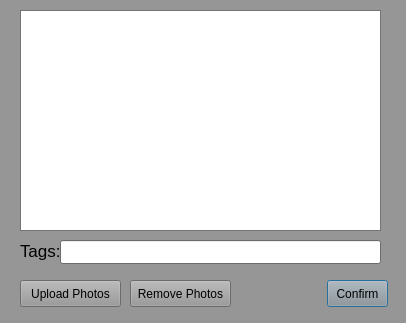
<?xml version="1.0" encoding="UTF-8"?>
<ui version="4.0">
 <class>edit</class>
 <widget class="QDialog" name="edit">
  <property name="geometry">
   <rect>
    <x>0</x>
    <y>0</y>
    <width>406</width>
    <height>323</height>
   </rect>
  </property>
  <property name="palette">
   <palette>
    <active>
     <colorrole role="WindowText">
      <brush brushstyle="SolidPattern">
       <color alpha="255">
        <red>0</red>
        <green>0</green>
        <blue>0</blue>
       </color>
      </brush>
     </colorrole>
     <colorrole role="Button">
      <brush brushstyle="SolidPattern">
       <color alpha="255">
        <red>151</red>
        <green>150</green>
        <blue>150</blue>
       </color>
      </brush>
     </colorrole>
     <colorrole role="Light">
      <brush brushstyle="SolidPattern">
       <color alpha="255">
        <red>227</red>
        <green>225</green>
        <blue>225</blue>
       </color>
      </brush>
     </colorrole>
     <colorrole role="Midlight">
      <brush brushstyle="SolidPattern">
       <color alpha="255">
        <red>189</red>
        <green>187</green>
        <blue>187</blue>
       </color>
      </brush>
     </colorrole>
     <colorrole role="Dark">
      <brush brushstyle="SolidPattern">
       <color alpha="255">
        <red>75</red>
        <green>75</green>
        <blue>75</blue>
       </color>
      </brush>
     </colorrole>
     <colorrole role="Mid">
      <brush brushstyle="SolidPattern">
       <color alpha="255">
        <red>101</red>
        <green>100</green>
        <blue>100</blue>
       </color>
      </brush>
     </colorrole>
     <colorrole role="Text">
      <brush brushstyle="SolidPattern">
       <color alpha="255">
        <red>0</red>
        <green>0</green>
        <blue>0</blue>
       </color>
      </brush>
     </colorrole>
     <colorrole role="BrightText">
      <brush brushstyle="SolidPattern">
       <color alpha="255">
        <red>255</red>
        <green>255</green>
        <blue>255</blue>
       </color>
      </brush>
     </colorrole>
     <colorrole role="ButtonText">
      <brush brushstyle="SolidPattern">
       <color alpha="255">
        <red>0</red>
        <green>0</green>
        <blue>0</blue>
       </color>
      </brush>
     </colorrole>
     <colorrole role="Base">
      <brush brushstyle="SolidPattern">
       <color alpha="255">
        <red>255</red>
        <green>255</green>
        <blue>255</blue>
       </color>
      </brush>
     </colorrole>
     <colorrole role="Window">
      <brush brushstyle="SolidPattern">
       <color alpha="255">
        <red>151</red>
        <green>150</green>
        <blue>150</blue>
       </color>
      </brush>
     </colorrole>
     <colorrole role="Shadow">
      <brush brushstyle="SolidPattern">
       <color alpha="255">
        <red>0</red>
        <green>0</green>
        <blue>0</blue>
       </color>
      </brush>
     </colorrole>
     <colorrole role="AlternateBase">
      <brush brushstyle="SolidPattern">
       <color alpha="255">
        <red>203</red>
        <green>202</green>
        <blue>202</blue>
       </color>
      </brush>
     </colorrole>
     <colorrole role="ToolTipBase">
      <brush brushstyle="SolidPattern">
       <color alpha="255">
        <red>255</red>
        <green>255</green>
        <blue>220</blue>
       </color>
      </brush>
     </colorrole>
     <colorrole role="ToolTipText">
      <brush brushstyle="SolidPattern">
       <color alpha="255">
        <red>0</red>
        <green>0</green>
        <blue>0</blue>
       </color>
      </brush>
     </colorrole>
    </active>
    <inactive>
     <colorrole role="WindowText">
      <brush brushstyle="SolidPattern">
       <color alpha="255">
        <red>0</red>
        <green>0</green>
        <blue>0</blue>
       </color>
      </brush>
     </colorrole>
     <colorrole role="Button">
      <brush brushstyle="SolidPattern">
       <color alpha="255">
        <red>151</red>
        <green>150</green>
        <blue>150</blue>
       </color>
      </brush>
     </colorrole>
     <colorrole role="Light">
      <brush brushstyle="SolidPattern">
       <color alpha="255">
        <red>227</red>
        <green>225</green>
        <blue>225</blue>
       </color>
      </brush>
     </colorrole>
     <colorrole role="Midlight">
      <brush brushstyle="SolidPattern">
       <color alpha="255">
        <red>189</red>
        <green>187</green>
        <blue>187</blue>
       </color>
      </brush>
     </colorrole>
     <colorrole role="Dark">
      <brush brushstyle="SolidPattern">
       <color alpha="255">
        <red>75</red>
        <green>75</green>
        <blue>75</blue>
       </color>
      </brush>
     </colorrole>
     <colorrole role="Mid">
      <brush brushstyle="SolidPattern">
       <color alpha="255">
        <red>101</red>
        <green>100</green>
        <blue>100</blue>
       </color>
      </brush>
     </colorrole>
     <colorrole role="Text">
      <brush brushstyle="SolidPattern">
       <color alpha="255">
        <red>0</red>
        <green>0</green>
        <blue>0</blue>
       </color>
      </brush>
     </colorrole>
     <colorrole role="BrightText">
      <brush brushstyle="SolidPattern">
       <color alpha="255">
        <red>255</red>
        <green>255</green>
        <blue>255</blue>
       </color>
      </brush>
     </colorrole>
     <colorrole role="ButtonText">
      <brush brushstyle="SolidPattern">
       <color alpha="255">
        <red>0</red>
        <green>0</green>
        <blue>0</blue>
       </color>
      </brush>
     </colorrole>
     <colorrole role="Base">
      <brush brushstyle="SolidPattern">
       <color alpha="255">
        <red>255</red>
        <green>255</green>
        <blue>255</blue>
       </color>
      </brush>
     </colorrole>
     <colorrole role="Window">
      <brush brushstyle="SolidPattern">
       <color alpha="255">
        <red>151</red>
        <green>150</green>
        <blue>150</blue>
       </color>
      </brush>
     </colorrole>
     <colorrole role="Shadow">
      <brush brushstyle="SolidPattern">
       <color alpha="255">
        <red>0</red>
        <green>0</green>
        <blue>0</blue>
       </color>
      </brush>
     </colorrole>
     <colorrole role="AlternateBase">
      <brush brushstyle="SolidPattern">
       <color alpha="255">
        <red>203</red>
        <green>202</green>
        <blue>202</blue>
       </color>
      </brush>
     </colorrole>
     <colorrole role="ToolTipBase">
      <brush brushstyle="SolidPattern">
       <color alpha="255">
        <red>255</red>
        <green>255</green>
        <blue>220</blue>
       </color>
      </brush>
     </colorrole>
     <colorrole role="ToolTipText">
      <brush brushstyle="SolidPattern">
       <color alpha="255">
        <red>0</red>
        <green>0</green>
        <blue>0</blue>
       </color>
      </brush>
     </colorrole>
    </inactive>
    <disabled>
     <colorrole role="WindowText">
      <brush brushstyle="SolidPattern">
       <color alpha="255">
        <red>75</red>
        <green>75</green>
        <blue>75</blue>
       </color>
      </brush>
     </colorrole>
     <colorrole role="Button">
      <brush brushstyle="SolidPattern">
       <color alpha="255">
        <red>151</red>
        <green>150</green>
        <blue>150</blue>
       </color>
      </brush>
     </colorrole>
     <colorrole role="Light">
      <brush brushstyle="SolidPattern">
       <color alpha="255">
        <red>227</red>
        <green>225</green>
        <blue>225</blue>
       </color>
      </brush>
     </colorrole>
     <colorrole role="Midlight">
      <brush brushstyle="SolidPattern">
       <color alpha="255">
        <red>189</red>
        <green>187</green>
        <blue>187</blue>
       </color>
      </brush>
     </colorrole>
     <colorrole role="Dark">
      <brush brushstyle="SolidPattern">
       <color alpha="255">
        <red>75</red>
        <green>75</green>
        <blue>75</blue>
       </color>
      </brush>
     </colorrole>
     <colorrole role="Mid">
      <brush brushstyle="SolidPattern">
       <color alpha="255">
        <red>101</red>
        <green>100</green>
        <blue>100</blue>
       </color>
      </brush>
     </colorrole>
     <colorrole role="Text">
      <brush brushstyle="SolidPattern">
       <color alpha="255">
        <red>75</red>
        <green>75</green>
        <blue>75</blue>
       </color>
      </brush>
     </colorrole>
     <colorrole role="BrightText">
      <brush brushstyle="SolidPattern">
       <color alpha="255">
        <red>255</red>
        <green>255</green>
        <blue>255</blue>
       </color>
      </brush>
     </colorrole>
     <colorrole role="ButtonText">
      <brush brushstyle="SolidPattern">
       <color alpha="255">
        <red>75</red>
        <green>75</green>
        <blue>75</blue>
       </color>
      </brush>
     </colorrole>
     <colorrole role="Base">
      <brush brushstyle="SolidPattern">
       <color alpha="255">
        <red>151</red>
        <green>150</green>
        <blue>150</blue>
       </color>
      </brush>
     </colorrole>
     <colorrole role="Window">
      <brush brushstyle="SolidPattern">
       <color alpha="255">
        <red>151</red>
        <green>150</green>
        <blue>150</blue>
       </color>
      </brush>
     </colorrole>
     <colorrole role="Shadow">
      <brush brushstyle="SolidPattern">
       <color alpha="255">
        <red>0</red>
        <green>0</green>
        <blue>0</blue>
       </color>
      </brush>
     </colorrole>
     <colorrole role="AlternateBase">
      <brush brushstyle="SolidPattern">
       <color alpha="255">
        <red>151</red>
        <green>150</green>
        <blue>150</blue>
       </color>
      </brush>
     </colorrole>
     <colorrole role="ToolTipBase">
      <brush brushstyle="SolidPattern">
       <color alpha="255">
        <red>255</red>
        <green>255</green>
        <blue>220</blue>
       </color>
      </brush>
     </colorrole>
     <colorrole role="ToolTipText">
      <brush brushstyle="SolidPattern">
       <color alpha="255">
        <red>0</red>
        <green>0</green>
        <blue>0</blue>
       </color>
      </brush>
     </colorrole>
    </disabled>
   </palette>
  </property>
  <property name="windowTitle">
   <string>Edit Entry</string>
  </property>
  <widget class="QPlainTextEdit" name="plainTextEdit">
   <property name="geometry">
    <rect>
     <x>20</x>
     <y>10</y>
     <width>361</width>
     <height>221</height>
    </rect>
   </property>
  </widget>
  <widget class="QPushButton" name="pushButton">
   <property name="geometry">
    <rect>
     <x>327</x>
     <y>280</y>
     <width>61</width>
     <height>27</height>
    </rect>
   </property>
   <property name="text">
    <string>Confirm</string>
   </property>
  </widget>
  <widget class="QLineEdit" name="lineEdit">
   <property name="geometry">
    <rect>
     <x>60</x>
     <y>240</y>
     <width>321</width>
     <height>24</height>
    </rect>
   </property>
  </widget>
  <widget class="QPushButton" name="pushButton_2">
   <property name="geometry">
    <rect>
     <x>20</x>
     <y>280</y>
     <width>101</width>
     <height>27</height>
    </rect>
   </property>
   <property name="text">
    <string>Upload Photos</string>
   </property>
  </widget>
  <widget class="QLabel" name="label">
   <property name="geometry">
    <rect>
     <x>20</x>
     <y>240</y>
     <width>41</width>
     <height>21</height>
    </rect>
   </property>
   <property name="font">
    <font>
     <pointsize>13</pointsize>
    </font>
   </property>
   <property name="text">
    <string>Tags:</string>
   </property>
  </widget>
  <widget class="QPushButton" name="pushButton_3">
   <property name="geometry">
    <rect>
     <x>130</x>
     <y>280</y>
     <width>101</width>
     <height>27</height>
    </rect>
   </property>
   <property name="text">
    <string>Remove Photos</string>
   </property>
  </widget>
 </widget>
 <resources/>
 <connections/>
</ui>
